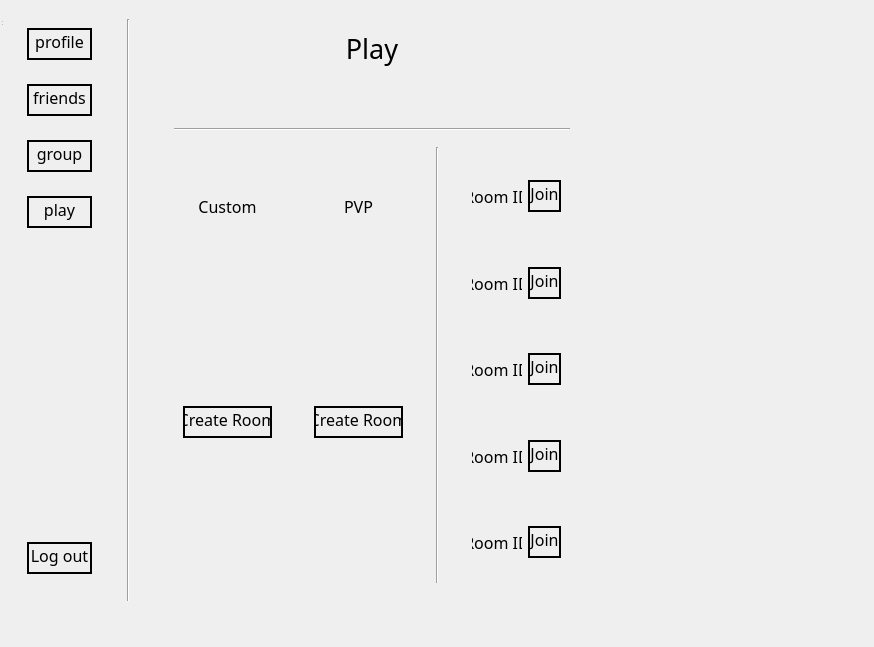
<?xml version="1.0" encoding="UTF-8"?>
<ui version="4.0">
 <class>MainWindow</class>
 <widget class="QWidget" name="MainWindow">
  <property name="geometry">
   <rect>
    <x>0</x>
    <y>0</y>
    <width>874</width>
    <height>647</height>
   </rect>
  </property>
  <property name="windowTitle">
   <string>MainWindow</string>
  </property>
  <widget class="QWidget" name="centralwidget">
   <property name="geometry">
    <rect>
     <x>0</x>
     <y>0</y>
     <width>587</width>
     <height>602</height>
    </rect>
   </property>
   <layout class="QHBoxLayout" name="horizontalLayout_6">
    <item>
     <widget class="QWidget" name="widget_9" native="true">
      <property name="minimumSize">
       <size>
        <width>150</width>
        <height>600</height>
       </size>
      </property>
      <property name="maximumSize">
       <size>
        <width>200</width>
        <height>600</height>
       </size>
      </property>
      <layout class="QHBoxLayout" name="horizontalLayout_7">
       <item>
        <widget class="QWidget" name="leftWidget" native="true">
         <property name="maximumSize">
          <size>
           <width>150</width>
           <height>600</height>
          </size>
         </property>
         <layout class="QVBoxLayout" name="verticalLayout">
          <item>
           <widget class="QWidget" name="widget_3" native="true">
            <layout class="QHBoxLayout" name="horizontalLayout">
             <item>
              <widget class="QPushButton" name="profile_button">
               <property name="font">
                <font>
                 <family>Poor Richard</family>
                 <pointsize>12</pointsize>
                </font>
               </property>
               <property name="styleSheet">
                <string notr="true">border-radius : 100; 
border : 2px solid black;
padding-bottom: 5px</string>
               </property>
               <property name="text">
                <string>profile</string>
               </property>
              </widget>
             </item>
            </layout>
           </widget>
          </item>
          <item>
           <widget class="QWidget" name="widget_4" native="true">
            <layout class="QHBoxLayout" name="horizontalLayout_2">
             <item>
              <widget class="QPushButton" name="friend_button">
               <property name="font">
                <font>
                 <family>Poor Richard</family>
                 <pointsize>12</pointsize>
                </font>
               </property>
               <property name="styleSheet">
                <string notr="true">border-radius : 100; 
border : 2px solid black;
padding-bottom: 5px</string>
               </property>
               <property name="text">
                <string>friends</string>
               </property>
              </widget>
             </item>
            </layout>
           </widget>
          </item>
          <item>
           <widget class="QWidget" name="widget_5" native="true">
            <layout class="QHBoxLayout" name="horizontalLayout_3">
             <item>
              <widget class="QPushButton" name="group_button">
               <property name="font">
                <font>
                 <family>Poor Richard</family>
                 <pointsize>12</pointsize>
                </font>
               </property>
               <property name="styleSheet">
                <string notr="true">border-radius : 100; 
border : 2px solid black;
padding-bottom: 5px</string>
               </property>
               <property name="text">
                <string>group</string>
               </property>
              </widget>
             </item>
            </layout>
           </widget>
          </item>
          <item>
           <widget class="QWidget" name="widget_6" native="true">
            <layout class="QVBoxLayout" name="verticalLayout_2">
             <item>
              <widget class="QPushButton" name="play_button">
               <property name="font">
                <font>
                 <family>Poor Richard</family>
                 <pointsize>12</pointsize>
                </font>
               </property>
               <property name="styleSheet">
                <string notr="true">border-radius : 100; 
border : 2px solid black;
padding-bottom: 5px</string>
               </property>
               <property name="text">
                <string>play</string>
               </property>
              </widget>
             </item>
            </layout>
           </widget>
          </item>
          <item>
           <spacer name="verticalSpacer">
            <property name="orientation">
             <enum>Qt::Vertical</enum>
            </property>
            <property name="sizeHint" stdset="0">
             <size>
              <width>20</width>
              <height>40</height>
             </size>
            </property>
           </spacer>
          </item>
          <item>
           <widget class="QWidget" name="widget_7" native="true">
            <layout class="QHBoxLayout" name="horizontalLayout_4">
             <item>
              <widget class="QPushButton" name="logout_button">
               <property name="font">
                <font>
                 <family>Poor Richard</family>
                 <pointsize>12</pointsize>
                </font>
               </property>
               <property name="styleSheet">
                <string notr="true">border-radius : 100; 
border : 2px solid black;
padding-bottom: 5px</string>
               </property>
               <property name="text">
                <string>Log out</string>
               </property>
              </widget>
             </item>
            </layout>
           </widget>
          </item>
         </layout>
        </widget>
       </item>
       <item>
        <widget class="QWidget" name="widget_8" native="true">
         <property name="minimumSize">
          <size>
           <width>20</width>
           <height>600</height>
          </size>
         </property>
         <property name="maximumSize">
          <size>
           <width>25</width>
           <height>600</height>
          </size>
         </property>
         <layout class="QHBoxLayout" name="horizontalLayout_8">
          <item>
           <widget class="Line" name="line">
            <property name="minimumSize">
             <size>
              <width>5</width>
              <height>600</height>
             </size>
            </property>
            <property name="orientation">
             <enum>Qt::Vertical</enum>
            </property>
           </widget>
          </item>
         </layout>
        </widget>
       </item>
      </layout>
     </widget>
    </item>
    <item>
     <widget class="QWidget" name="widget" native="true">
      <property name="maximumSize">
       <size>
        <width>600</width>
        <height>600</height>
       </size>
      </property>
      <layout class="QGridLayout" name="gridLayout">
       <item row="1" column="0" colspan="4">
        <widget class="QWidget" name="widget_22" native="true">
         <property name="maximumSize">
          <size>
           <width>600</width>
           <height>25</height>
          </size>
         </property>
         <layout class="QHBoxLayout" name="horizontalLayout_18">
          <property name="topMargin">
           <number>11</number>
          </property>
          <item>
           <widget class="Line" name="line_2">
            <property name="orientation">
             <enum>Qt::Horizontal</enum>
            </property>
           </widget>
          </item>
         </layout>
        </widget>
       </item>
       <item row="2" column="3">
        <widget class="QWidget" name="widget_12" native="true">
         <layout class="QVBoxLayout" name="verticalLayout_3">
          <item>
           <widget class="QWidget" name="widget_17" native="true">
            <layout class="QHBoxLayout" name="horizontalLayout_13">
             <item>
              <widget class="QLabel" name="label_8">
               <property name="font">
                <font>
                 <family>Poor Richard</family>
                 <pointsize>12</pointsize>
                </font>
               </property>
               <property name="text">
                <string>Room ID</string>
               </property>
               <property name="alignment">
                <set>Qt::AlignCenter</set>
               </property>
              </widget>
             </item>
             <item>
              <widget class="QPushButton" name="join1">
               <property name="maximumSize">
                <size>
                 <width>40</width>
                 <height>16777215</height>
                </size>
               </property>
               <property name="font">
                <font>
                 <family>Poor Richard</family>
                 <pointsize>12</pointsize>
                </font>
               </property>
               <property name="styleSheet">
                <string notr="true">border-radius : 100; 
border : 2px solid black;
padding-bottom: 5px</string>
               </property>
               <property name="text">
                <string>Join</string>
               </property>
              </widget>
             </item>
            </layout>
           </widget>
          </item>
          <item>
           <widget class="QWidget" name="widget_18" native="true">
            <layout class="QHBoxLayout" name="horizontalLayout_14">
             <item>
              <widget class="QLabel" name="label_4">
               <property name="font">
                <font>
                 <family>Poor Richard</family>
                 <pointsize>12</pointsize>
                </font>
               </property>
               <property name="text">
                <string>Room ID</string>
               </property>
               <property name="alignment">
                <set>Qt::AlignCenter</set>
               </property>
              </widget>
             </item>
             <item>
              <widget class="QPushButton" name="join2">
               <property name="maximumSize">
                <size>
                 <width>40</width>
                 <height>16777215</height>
                </size>
               </property>
               <property name="font">
                <font>
                 <family>Poor Richard</family>
                 <pointsize>12</pointsize>
                </font>
               </property>
               <property name="styleSheet">
                <string notr="true">border-radius : 100; 
border : 2px solid black;
padding-bottom: 5px</string>
               </property>
               <property name="text">
                <string>Join</string>
               </property>
              </widget>
             </item>
            </layout>
           </widget>
          </item>
          <item>
           <widget class="QWidget" name="widget_19" native="true">
            <layout class="QHBoxLayout" name="horizontalLayout_15">
             <item>
              <widget class="QLabel" name="label_5">
               <property name="font">
                <font>
                 <family>Poor Richard</family>
                 <pointsize>12</pointsize>
                </font>
               </property>
               <property name="text">
                <string>Room ID</string>
               </property>
               <property name="alignment">
                <set>Qt::AlignCenter</set>
               </property>
              </widget>
             </item>
             <item>
              <widget class="QPushButton" name="join3">
               <property name="maximumSize">
                <size>
                 <width>40</width>
                 <height>16777215</height>
                </size>
               </property>
               <property name="font">
                <font>
                 <family>Poor Richard</family>
                 <pointsize>12</pointsize>
                </font>
               </property>
               <property name="styleSheet">
                <string notr="true">border-radius : 100; 
border : 2px solid black;
padding-bottom: 5px</string>
               </property>
               <property name="text">
                <string>Join</string>
               </property>
              </widget>
             </item>
            </layout>
           </widget>
          </item>
          <item>
           <widget class="QWidget" name="widget_20" native="true">
            <layout class="QHBoxLayout" name="horizontalLayout_16">
             <item>
              <widget class="QLabel" name="label_6">
               <property name="font">
                <font>
                 <family>Poor Richard</family>
                 <pointsize>12</pointsize>
                </font>
               </property>
               <property name="text">
                <string>Room ID</string>
               </property>
               <property name="alignment">
                <set>Qt::AlignCenter</set>
               </property>
              </widget>
             </item>
             <item>
              <widget class="QPushButton" name="join4">
               <property name="maximumSize">
                <size>
                 <width>40</width>
                 <height>16777215</height>
                </size>
               </property>
               <property name="font">
                <font>
                 <family>Poor Richard</family>
                 <pointsize>12</pointsize>
                </font>
               </property>
               <property name="styleSheet">
                <string notr="true">border-radius : 100; 
border : 2px solid black;
padding-bottom: 5px</string>
               </property>
               <property name="text">
                <string>Join</string>
               </property>
              </widget>
             </item>
            </layout>
           </widget>
          </item>
          <item>
           <widget class="QWidget" name="widget_21" native="true">
            <layout class="QHBoxLayout" name="horizontalLayout_17">
             <item>
              <widget class="QLabel" name="label_7">
               <property name="font">
                <font>
                 <family>Poor Richard</family>
                 <pointsize>12</pointsize>
                </font>
               </property>
               <property name="text">
                <string>Room ID</string>
               </property>
               <property name="alignment">
                <set>Qt::AlignCenter</set>
               </property>
              </widget>
             </item>
             <item>
              <widget class="QPushButton" name="join5">
               <property name="maximumSize">
                <size>
                 <width>40</width>
                 <height>16777215</height>
                </size>
               </property>
               <property name="font">
                <font>
                 <family>Poor Richard</family>
                 <pointsize>12</pointsize>
                </font>
               </property>
               <property name="styleSheet">
                <string notr="true">border-radius : 100; 
border : 2px solid black;
padding-bottom: 5px</string>
               </property>
               <property name="text">
                <string>Join</string>
               </property>
              </widget>
             </item>
            </layout>
           </widget>
          </item>
         </layout>
        </widget>
       </item>
       <item row="0" column="0" colspan="4">
        <widget class="QWidget" name="widget_2" native="true">
         <property name="maximumSize">
          <size>
           <width>600</width>
           <height>100</height>
          </size>
         </property>
         <layout class="QHBoxLayout" name="horizontalLayout_5">
          <property name="topMargin">
           <number>20</number>
          </property>
          <item>
           <widget class="QLabel" name="play">
            <property name="font">
             <font>
              <family>Poor Richard</family>
              <pointsize>20</pointsize>
             </font>
            </property>
            <property name="text">
             <string>Play</string>
            </property>
            <property name="alignment">
             <set>Qt::AlignHCenter|Qt::AlignTop</set>
            </property>
           </widget>
          </item>
         </layout>
        </widget>
       </item>
       <item row="2" column="0">
        <widget class="QWidget" name="widget_10" native="true">
         <layout class="QVBoxLayout" name="verticalLayout_4">
          <item>
           <widget class="QWidget" name="widget_13" native="true">
            <property name="maximumSize">
             <size>
              <width>16777215</width>
              <height>100</height>
             </size>
            </property>
            <layout class="QHBoxLayout" name="horizontalLayout_9">
             <item>
              <widget class="QLabel" name="custom">
               <property name="font">
                <font>
                 <family>Poor Richard</family>
                 <pointsize>12</pointsize>
                </font>
               </property>
               <property name="text">
                <string>Custom</string>
               </property>
               <property name="alignment">
                <set>Qt::AlignCenter</set>
               </property>
              </widget>
             </item>
            </layout>
           </widget>
          </item>
          <item>
           <widget class="QWidget" name="widget_14" native="true">
            <layout class="QHBoxLayout" name="horizontalLayout_10">
             <item>
              <widget class="QPushButton" name="create_custom">
               <property name="font">
                <font>
                 <family>Poor Richard</family>
                 <pointsize>12</pointsize>
                </font>
               </property>
               <property name="styleSheet">
                <string notr="true">border-radius : 100; 
border : 2px solid black;
padding-bottom: 5px</string>
               </property>
               <property name="text">
                <string>Create Room</string>
               </property>
              </widget>
             </item>
            </layout>
           </widget>
          </item>
         </layout>
        </widget>
       </item>
       <item row="2" column="1">
        <widget class="QWidget" name="widget_11" native="true">
         <layout class="QVBoxLayout" name="verticalLayout_5">
          <item>
           <widget class="QWidget" name="widget_15" native="true">
            <property name="maximumSize">
             <size>
              <width>16777215</width>
              <height>100</height>
             </size>
            </property>
            <layout class="QHBoxLayout" name="horizontalLayout_11">
             <item>
              <widget class="QLabel" name="pvp">
               <property name="font">
                <font>
                 <family>Poor Richard</family>
                 <pointsize>12</pointsize>
                </font>
               </property>
               <property name="text">
                <string>PVP</string>
               </property>
               <property name="alignment">
                <set>Qt::AlignCenter</set>
               </property>
              </widget>
             </item>
            </layout>
           </widget>
          </item>
          <item>
           <widget class="QWidget" name="widget_16" native="true">
            <layout class="QHBoxLayout" name="horizontalLayout_12">
             <item>
              <widget class="QPushButton" name="create_pvp">
               <property name="font">
                <font>
                 <family>Poor Richard</family>
                 <pointsize>12</pointsize>
                </font>
               </property>
               <property name="styleSheet">
                <string notr="true">border-radius : 100; 
border : 2px solid black;
padding-bottom: 5px</string>
               </property>
               <property name="text">
                <string>Create Room</string>
               </property>
              </widget>
             </item>
            </layout>
           </widget>
          </item>
         </layout>
        </widget>
       </item>
       <item row="2" column="2">
        <widget class="QWidget" name="widget_23" native="true">
         <property name="maximumSize">
          <size>
           <width>25</width>
           <height>16777215</height>
          </size>
         </property>
         <layout class="QHBoxLayout" name="horizontalLayout_19">
          <property name="topMargin">
           <number>0</number>
          </property>
          <item>
           <widget class="Line" name="line_3">
            <property name="maximumSize">
             <size>
              <width>25</width>
              <height>600</height>
             </size>
            </property>
            <property name="orientation">
             <enum>Qt::Vertical</enum>
            </property>
           </widget>
          </item>
         </layout>
        </widget>
       </item>
      </layout>
     </widget>
    </item>
   </layout>
  </widget>
  <widget class="QStatusBar" name="statusbar">
   <property name="geometry">
    <rect>
     <x>0</x>
     <y>0</y>
     <width>3</width>
     <height>27</height>
    </rect>
   </property>
  </widget>
 </widget>
 <resources/>
 <connections/>
</ui>
